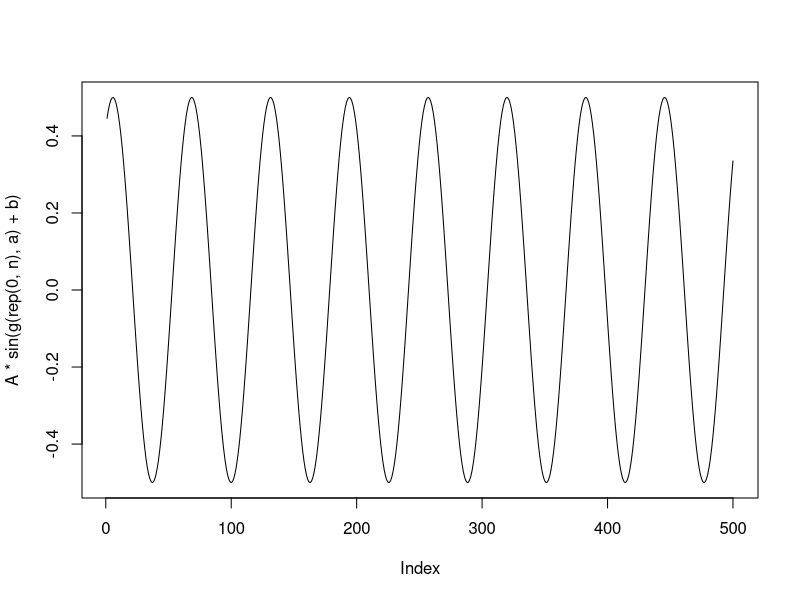
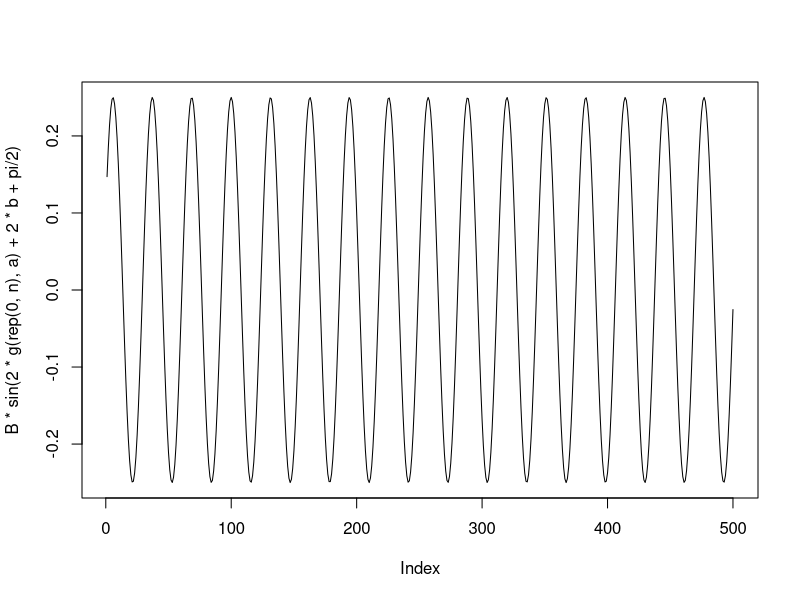
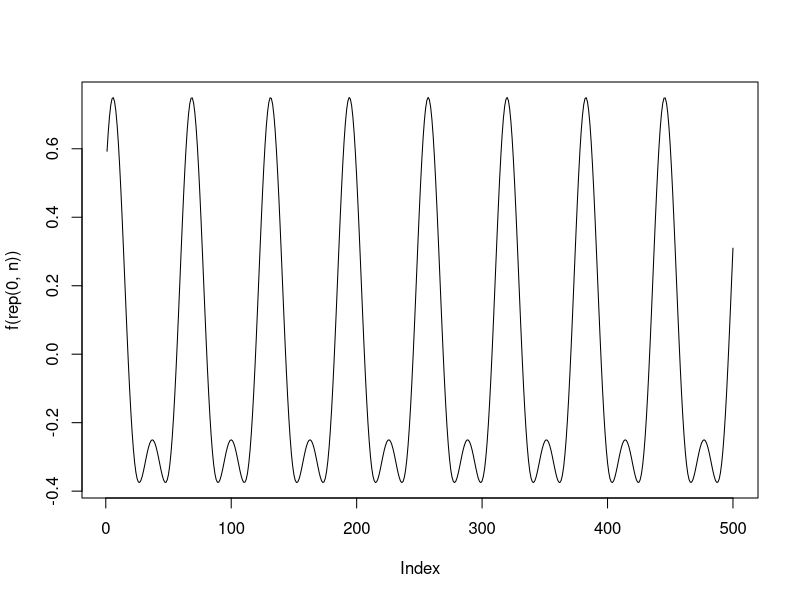
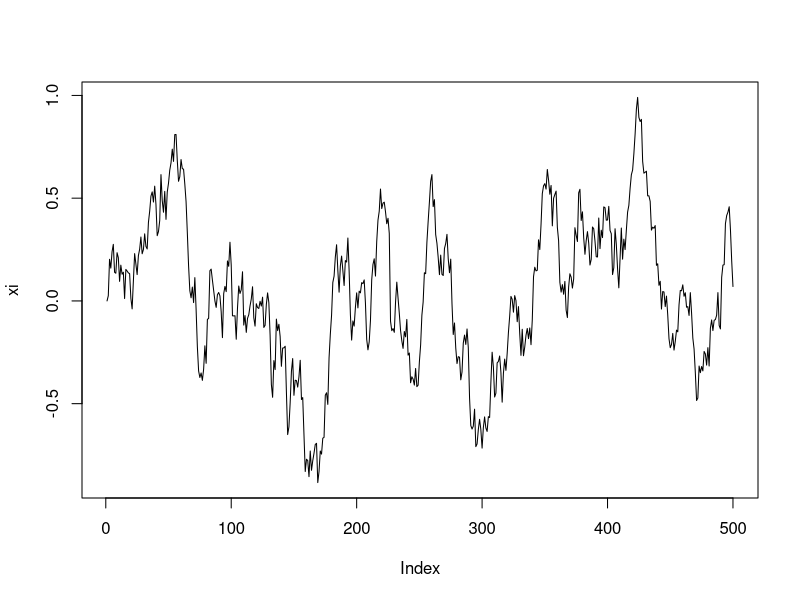
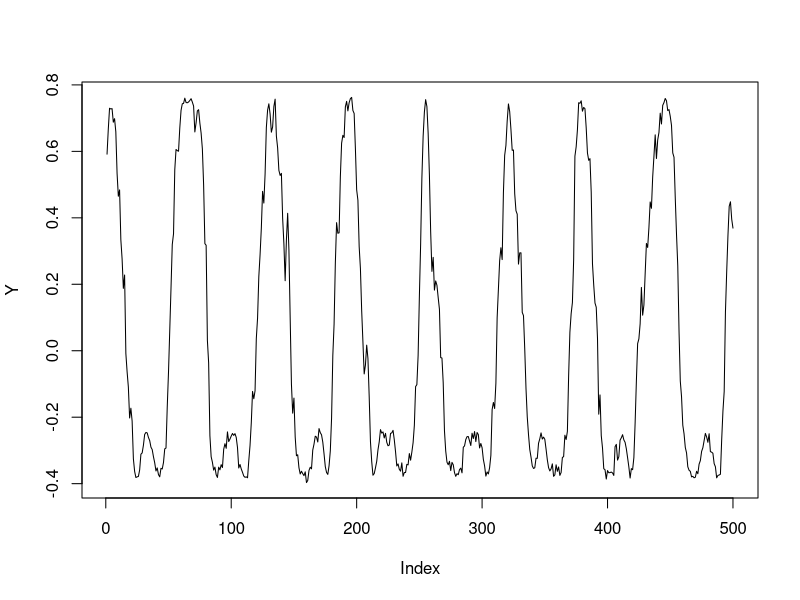
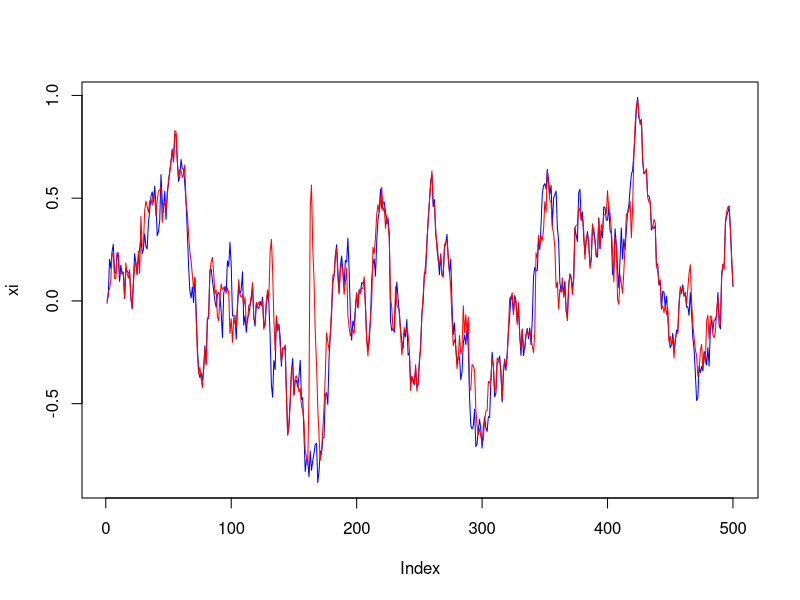
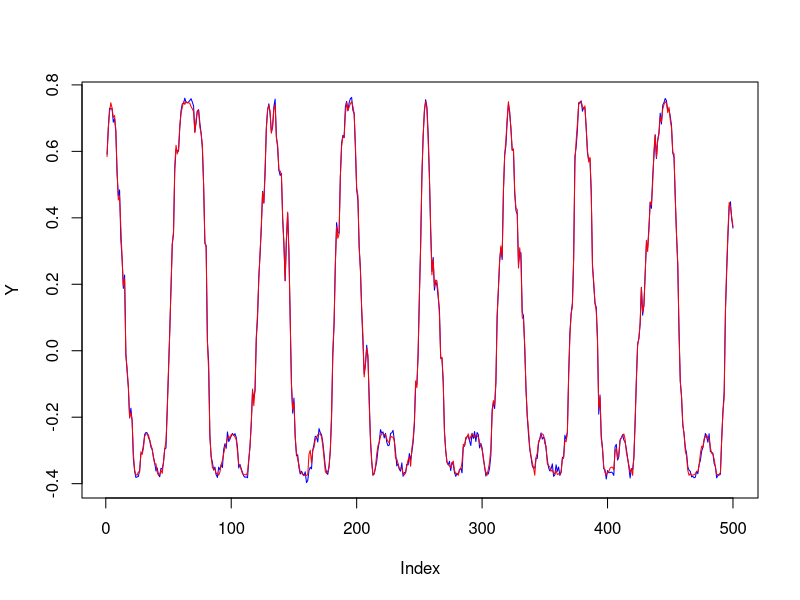
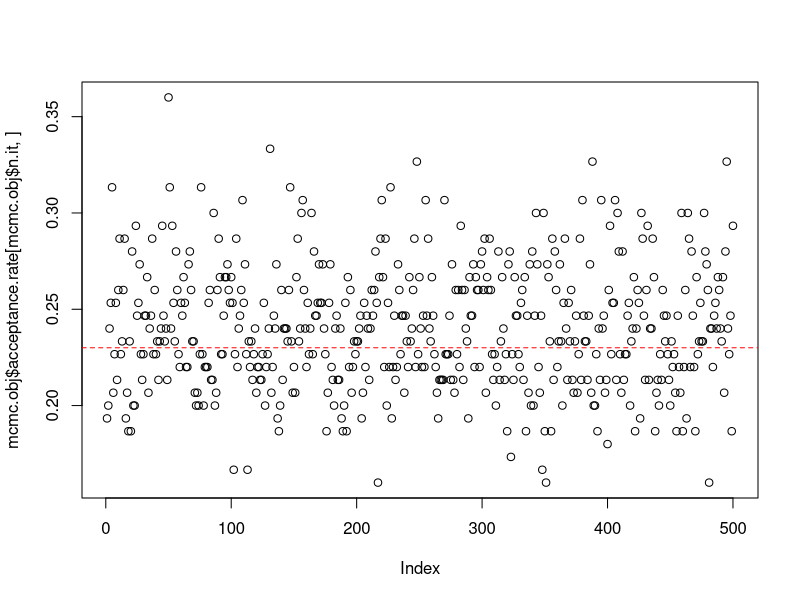

The R source for these figures, in order:
## ---- chunk 1
knitr::opts_chunk$set(echo = TRUE)
## ---- chunk 2
set.seed(15)

library(ggplot2)
## ---- chunk 3
# parameters
A <- 1 / 2
B <- -1 / 4
b <- 1
a <- 0.1
beta <- 0.05
sigma <- 0.1
omega <- 0.01
delta <- 1
psi <- exp(-delta * beta)
gamma <- sigma / sqrt(2 * beta) * sqrt(1 - psi^2)

n <- 500
x <- 1:n

# functions
g <- function(xi.arg, a.arg = a) {
  a.arg * x + xi.arg
}
f <- function(xi.arg, A.arg = A, B.arg = B, a.arg = a, b.arg = b) {
  A.arg * sin(g(xi.arg, a.arg) + b.arg) +
    B.arg * sin(2 * g(xi.arg, a.arg) + 2 * b.arg + pi / 2)
}
rxi <- function(xi.arg = rep(0, n), psi.arg = psi, gamma.arg = gamma) {
  for (i in 2:length(xi.arg)) {
    xi.arg[[i]] <- xi.arg[[i - 1]] * psi.arg + rnorm(1, 0, gamma.arg)
  }
  return(xi.arg)
}

xi <- rxi(rep(0, n))
Y <- f(xi) + rnorm(n, 0, omega)
## ---- chunk 4
plot(A * sin(g(rep(0, n), a) + b), type = "l")
## ---- chunk 5
plot(B * sin(2 * g(rep(0, n), a) + 2 * b + pi / 2), type = "l")
## ---- chunk 6
plot(f(rep(0, n)), type = "l")
## ---- chunk 7
plot(xi, type = "l")
## ---- chunk 8
plot(Y, type = "l")
## ---- chunk 9
acceptance.target <- .23
delta.ar <- 0.1

# functions
mcmc.log.lik <- function(xi.arg, omega.arg, psi.arg, gamma.arg, A.arg, B.arg, a.arg, b.arg) {
  return(sum(dnorm(Y, f(xi.arg, A.arg = A.arg, B.arg = B.arg, a.arg = a.arg, b.arg = b.arg), omega.arg, log = TRUE)) +
           sum(dnorm(xi.arg[2:length(xi.arg)], xi.arg[1:(length(xi.arg) - 1)] * psi.arg,
                     gamma.arg, log = TRUE)))
}

mcmc.init <- function(n.rep) {
  return(list(xi = matrix(nrow = n.rep, ncol = n),
              xi.p = matrix(nrow = n.rep, ncol = n),
              delta = matrix(nrow = n.rep, ncol = n),
              acceptance.rate = matrix(nrow = n.rep, ncol = n),
              xi.c = rep(0, n),
              delta.c = rep(.05, n),
              accepted.n = rep(0, n),
              n.it = 0))
}

mcmc.alg <- function(n.rep, mcmc.arg = NULL, omega.arg = omega, psi.arg = psi, gamma.arg = gamma,
                     A.arg = A, B.arg = B, a.arg = a, b.arg = b) {
  if (is.null(mcmc.arg)) {
    mcmc.arg <- mcmc.init(n.rep)
  }

  for (j in 1:n.rep) {
    mcmc.arg$n.it <- mcmc.arg$n.it + 1
    for (i in 1:n) {
      xi.p <- mcmc.arg$xi.c
      xi.p[[i]] <- rnorm(1, xi.p[[i]], mcmc.arg$delta.c[[i]])
      mcmc.arg$xi.p[mcmc.arg$n.it, i] <- xi.p[[i]]
      log.prob <- min(1, mcmc.log.lik(xi.p, omega.arg, psi.arg, gamma.arg, A.arg, B.arg, a.arg, b.arg) -
        mcmc.log.lik(mcmc.arg$xi.c, omega.arg, psi.arg, gamma.arg, A.arg, B.arg, a.arg, b.arg))
      if (log(runif(1)) < log.prob) {
        mcmc.arg$xi.c <- xi.p
        mcmc.arg$accepted.n[[i]] <- mcmc.arg$accepted.n[[i]] + 1
      }

      mcmc.arg$acceptance.rate[mcmc.arg$n.it, i] <- mcmc.arg$accepted.n[[i]] / mcmc.arg$n.it
      if (mcmc.arg$acceptance.rate[mcmc.arg$n.it, i] < acceptance.target * (1 - .1)) {
        mcmc.arg$delta.c[[i]] <- mcmc.arg$delta.c[[i]] * (1 - delta.ar)
      } else if (mcmc.arg$acceptance.rate[mcmc.arg$n.it, i] > acceptance.target * (1 + .1)) {
        mcmc.arg$delta.c[[i]] <- mcmc.arg$delta.c[[i]] * (1 + delta.ar)
      }
    }
    mcmc.arg$xi[mcmc.arg$n.it,] <- mcmc.arg$xi.c
    mcmc.arg$delta[mcmc.arg$n.it,] <- mcmc.arg$delta.c
  }

  return(mcmc.arg)
}
## ---- chunk 10
M <- 150
mcmc.obj <- mcmc.alg(M)
## ---- chunk 11
plot(xi, type = "l", col = "blue",
     ylim = c(min(min(mcmc.obj$xi.c), min(xi)), max(max(mcmc.obj$xi.c), max(xi))))
lines(mcmc.obj$xi.c, type = "l", col = "red")

plot(Y, type = "l", col = "blue")
lines(f(mcmc.obj$xi.c), type = "l", col = "red")
## ---- chunk 12
plot(mcmc.obj$acceptance.rate[mcmc.obj$n.it,])
abline(h = acceptance.target, lty = "dashed", col = "red")
## ---- chunk 13
worst.idx <- which.max(abs(xi - mcmc.obj$xi.c))
ggplot(data = data.frame(x = 1:M), aes(x = x)) +
  geom_line(aes(y = mcmc.obj$xi[, worst.idx]), color = "blue") +
  geom_line(aes(y = mcmc.obj$xi.p[, worst.idx]), color = "red") +
  geom_hline(aes(yintercept = xi[[worst.idx]])) +
  ylab("Y")

best.idx <- which.min(abs(xi - mcmc.obj$xi.c))
ggplot(data = data.frame(x = 1:M), aes(x = x)) +
  geom_line(aes(y = mcmc.obj$xi[, best.idx]), color = "blue") +
  geom_line(aes(y = mcmc.obj$xi.p[, best.idx]), color = "red") +
  geom_hline(aes(yintercept = xi[[best.idx]])) +
  ylab("Y")

farest.idx <- which.max(abs(xi))
ggplot(data = data.frame(x = 1:M), aes(x = x)) +
  geom_line(aes(y = mcmc.obj$xi[, farest.idx]), color = "blue") +
  geom_line(aes(y = mcmc.obj$xi.p[, farest.idx]), color = "red") +
  geom_hline(aes(yintercept = xi[[farest.idx]])) +
  ylab("Y")
## ---- chunk 14
coeff <- max(mcmc.obj$acceptance.rate[, worst.idx]) / max(mcmc.obj$delta[, worst.idx])
ggplot(data = data.frame(x = 1:M), aes(x = x)) +
  geom_line(aes(y = mcmc.obj$acceptance.rate[, worst.idx]), color = "red") +
  geom_line(aes(y = mcmc.obj$delta[, worst.idx] * coeff), color = "blue") +
  geom_hline(aes(yintercept = acceptance.target * 1.1), linetype = 2, color = "red") +
  geom_hline(aes(yintercept = acceptance.target * .9), linetype = 2, color = "red") +
  scale_y_continuous(name = "Acceptance rate", sec.axis = sec_axis(~. / coeff, name = "Delta"))

coeff <- max(mcmc.obj$acceptance.rate[, best.idx]) / max(mcmc.obj$delta[, best.idx])
ggplot(data = data.frame(x = 1:M), aes(x = x)) +
  geom_line(aes(y = mcmc.obj$acceptance.rate[, best.idx]), color = "red") +
  geom_line(aes(y = mcmc.obj$delta[, best.idx] * coeff), color = "blue") +
  geom_hline(aes(yintercept = acceptance.target * 1.1), linetype = 2, color = "red") +
  geom_hline(aes(yintercept = acceptance.target * .9), linetype = 2, color = "red") +
  scale_y_continuous(name = "Acceptance rate", sec.axis = sec_axis(~. / coeff, name = "Delta"))
## ---- chunk 15
par(mfrow = c(2, 2))
for (k.ind in round(seq(1, M, length.out = 10))) {
  plot(xi, type = "l", col = "blue",
       ylim = c(min(min(mcmc.obj$xi[k.ind,]), min(xi)), max(max(mcmc.obj$xi[k.ind,]), max(xi))),
       main = paste("k=", k.ind))
  lines(mcmc.obj$xi[k.ind,], type = "l", col = "red")
}
## ---- chunk 16
par(mfrow = c(2, 2))
for (k.ind in round(seq(1, M, length.out = 10))) {
  plot(Y, type = "l", col = "blue",
       main = paste("k=", k.ind))
  lines(f(mcmc.obj$xi[k.ind,]), type = "l", col = "red")
}
## ---- chunk 17
p1 <- rxi()
p2 <- rxi()
p3 <- rxi()
p4 <- rxi()

par(mfrow = c(2, 2))

plot(p1, type = "l", col = 1)

plot(p1, type = "l", col = 1, ylim = c(min(c(min(p1), min(p2))), max(c(max(p1), max(p2)))))
lines(p2, type = "l", col = 2)

plot(p1, type = "l", col = 1, ylim = c(min(c(min(p1), min(p3))), max(c(max(p1), max(p3)))))
lines(p3, type = "l", col = 3)

plot(p1, type = "l", col = 1, ylim = c(min(c(min(p1), min(p4))), max(c(max(p1), max(p4)))))
lines(p4, type = "l", col = 4)
## ---- chunk 18
par(mfrow = c(2, 2))

plot(f(p1), type = "l", col = 1)

plot(f(p1), type = "l", col = 1)
lines(f(p2), type = "l", col = 2)

plot(f(p1), type = "l", col = 1)
lines(f(p3), type = "l", col = 3)

plot(f(p1), type = "l", col = 1)
lines(f(p4), type = "l", col = 4)
## ---- chunk 19
par(mfrow = c(2, 2))
plot(Y, type = "l", col = 1, main = "goal")

plot(Y, type = "l", col = 1, main = "MCMC")
lines(f(mcmc.obj$xi.c), type = "l", col = 2)

plot(Y, type = "l", col = 1, main = "xi simulation")
lines(f(mcmc.obj$xi.c), type = "l", col = 2)
lines(f(p1), type = "l", col = 3)

plot(Y, type = "l", col = 1, main = "xi simulation")
lines(f(mcmc.obj$xi.c), type = "l", col = 2)
lines(f(p2), type = "l", col = 4)
## ---- chunk 20
saem.alg <- function(n.rep = 500, n.mcmc = 20, n.alpha = 90) {
  s1.c <- 0
  s1 <- rep(s1.c, n.rep)
  s2.c <- 0
  s2 <- rep(s2.c, n.rep)
  s3.c <- 0
  s3 <- rep(s3.c, n.rep)
  s4.c <- 0
  s4 <- rep(s4.c, n.rep)

  omega.c <- .5
  omega <- rep(omega.c, n.rep)
  psi.c <- .5
  psi <- rep(psi.c, n.rep)
  gamma.c <- .5
  gamma <- rep(gamma.c, n.rep)
  A.B.max <- max(Y) + omega.c
  A.c <- runif(1, -A.B.max, A.B.max)
  A <- rep(A.c, n.rep)
  B.c <- runif(1, -A.B.max, A.B.max)
  B <- rep(B.c, n.rep)
  b.max <- 2
  b.c <- runif(1, 0, b.max)
  b <- rep(b.c, n.rep)
  # we initialize "a" using the frequency of "Y" with the highest spectral density. Otherwise "nls" is not converging
  ssp <- spectrum(Y, plot = FALSE)
  a.c <- 2 * pi * ssp$freq[[which.max(ssp$spec)]]
  a <- rep(a.c, n.rep)

  mcmc.rep <- rep(5, n.rep)
  mcmc.rep[n.mcmc:n.rep] <- 1

  alpha <- rep(1, n.rep)
  alpha[n.alpha:n.rep] <- 1 / ((1:(n.rep - n.alpha + 1))^0.8)

  mcmc.obj <- mcmc.init(sum(mcmc.rep))

  for (k in 1:n.rep) {
    # MCMC
    mcmc.obj <- mcmc.alg(mcmc.rep[[k]], mcmc.obj, omega.c, psi.c, gamma.c, A.c, B.c, a.c, b.c)

    # E
    S1 <- mean((Y - f(mcmc.obj$xi.c, A.arg = A.c, B.arg = B.c, a.arg = a.c, b.arg = b.c))^2)
    S2 <- sum(mcmc.obj$xi.c[1:(n - 1)] * mcmc.obj$xi.c[2:n])
    S3 <- sum(mcmc.obj$xi.c[1:(n - 1)]^2)
    S4 <- sum(mcmc.obj$xi.c[2:n]^2)

    # SA
    s1.c <- s1.c + alpha[[k]] * (S1 - s1.c)
    s2.c <- s2.c + alpha[[k]] * (S2 - s2.c)
    s3.c <- s3.c + alpha[[k]] * (S3 - s3.c)
    s4.c <- s4.c + alpha[[k]] * (S4 - s4.c)
    s1[[k]] <- s1.c
    s2[[k]] <- s2.c
    s3[[k]] <- s3.c
    s4[[k]] <- s4.c

    # M
    omega.c <- sqrt(s1.c)
    psi.c <- s2.c / s3.c
    gamma.c <- sqrt((psi.c^2 * s3.c - 2 * psi.c * s2.c + s4.c) / n)
    # function to minimize
    f.min <- function(A, B, a, b) {
      return(f(mcmc.obj$xi.c, A.arg = A, B.arg = B, a.arg = a, b.arg = b))
    }
    phi.nls <- nls(Y ~ f.min(A, B, a, b),
                   start = list(A = A.c, B = B.c, a = a.c, b = b.c),
                   control = nls.control(warnOnly = TRUE))
    A.c <- coef(phi.nls)[[1]]
    B.c <- coef(phi.nls)[[2]]
    a.c <- coef(phi.nls)[[3]]
    b.c <- coef(phi.nls)[[4]]

    omega[[k]] <- omega.c
    psi[[k]] <- psi.c
    gamma[[k]] <- gamma.c
    A[[k]] <- A.c
    B[[k]] <- B.c
    a[[k]] <- a.c
    b[[k]] <- b.c
  }

  return(list(mcmc = mcmc.obj,
              s1.c = s1.c, s2.c = s2.c, s3.c = s3.c, s4.c = s4.c,
              s1 = s1, s2 = s2, s3 = s3, s4 = s4,
              omega.c = omega.c, psi.c = psi.c, gamma.c = gamma.c, A.c = A.c, B.c = B.c, a.c = a.c, b.c = b.c,
              omega = omega, psi = psi, gamma = gamma, A = A, B = B, a = a, b = b))
}
## ---- chunk 21
saem.obj <- saem.alg()
## ---- chunk 22
plot(xi, type = "l", col = "blue",
     ylim = c(min(min(saem.obj$mcmc$xi.c), min(xi)), max(max(saem.obj$mcmc$xi.c), max(xi))))
lines(saem.obj$mcmc$xi.c, type = "l", col = "red")

plot(Y, type = "l", col = "blue")
lines(f(saem.obj$mcmc$xi.c, A.arg = saem.obj$A.c, B.arg = saem.obj$B.c, a.arg = saem.obj$a.c, b.arg = saem.obj$b.c),
      type = "l", col = "red")

plot(f(rep(0, n)), type = "l")
lines(f(rep(0, n), A.arg = saem.obj$A.c, B.arg = saem.obj$B.c, a.arg = saem.obj$a.c, b.arg = saem.obj$b.c),
      type = "l", col = "red")
## ---- chunk 23
par(mfrow = c(2, 2))

plot(saem.obj$omega, type = 'l', col = 'blue', main = "Omega", ylim = c(min(c(saem.obj$omega, omega)), max(saem.obj$omega, omega)))
abline(h = omega, col = 'red')

plot(saem.obj$psi, type = 'l', col = 'blue', main = "Psi", ylim = c(min(c(saem.obj$psi, psi)), max(saem.obj$psi, psi)))
abline(h = psi, col = 'red')

plot(saem.obj$gamma, type = 'l', col = 'blue', main = "gamma", ylim = c(min(c(saem.obj$gamma, gamma)), max(saem.obj$gamma, gamma)))
abline(h = gamma, col = 'red')

plot(saem.obj$A, type = 'l', col = 'blue', main = "A", ylim = c(min(c(saem.obj$A, A)), max(saem.obj$A, A)))
abline(h = A, col = 'red')

plot(saem.obj$B, type = 'l', col = 'blue', main = "B", ylim = c(min(c(saem.obj$B, B)), max(saem.obj$B, B)))
abline(h = B, col = 'red')

plot(saem.obj$b, type = 'l', col = 'blue', main = "b", ylim = c(min(c(saem.obj$b, b)), max(saem.obj$b, b)))
abline(h = b, col = 'red')

plot(saem.obj$a, type = 'l', col = 'blue', main = "a", ylim = c(min(c(saem.obj$a, a)), max(saem.obj$a, a)))
abline(h = a, col = 'red')
